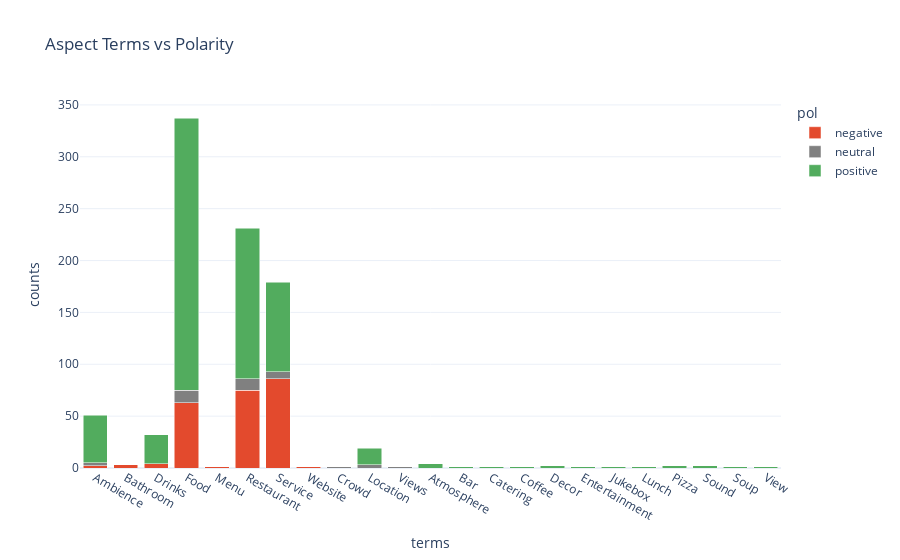

The notebook cell saved with this chart:
### Code cell
fig = px.bar(
    df_terms,
    x="terms",
    y="counts",
    color="pol",
    barmode="stack",
    color_discrete_map={
        "positive": "#52AC5E",
        "negative": "#e34a2d",
        "neutral": "gray",
    },
    title="Aspect Terms vs Polarity",
    template="plotly_white",
)

fig.show()

### Figure 1 — Plotly figure (JSON) as saved in the notebook; plotly's stock layout.template omitted (floating-point values rounded to 4 significant figures)
{"data": [{"alignmentgroup": "True", "hovertemplate": "pol=negative<br>terms=%{x}<br>counts=%{y}<extra></extra>", "legendgroup": "negative", "marker": {"color": "#e34a2d", "pattern": {"shape": ""}}, "name": "negative", "offsetgroup": "negative", "orientation": "v", "showlegend": true, "textposition": "auto", "type": "bar", "x": ["Ambience", "Bathroom", "Drinks", "Food", "Menu", "Restaurant", "Service", "Website"], "xaxis": "x", "y": [2, 3, 4, 63, 1, 75, 86, 1], "yaxis": "y"}, {"alignmentgroup": "True", "hovertemplate": "pol=neutral<br>terms=%{x}<br>counts=%{y}<extra></extra>", "legendgroup": "neutral", "marker": {"color": "gray", "pattern": {"shape": ""}}, "name": "neutral", "offsetgroup": "neutral", "orientation": "v", "showlegend": true, "textposition": "auto", "type": "bar", "x": ["Ambience", "Crowd", "Food", "Location", "Restaurant", "Service", "Views"], "xaxis": "x", "y": [3, 1, 12, 3, 11, 7, 1], "yaxis": "y"}, {"alignmentgroup": "True", "hovertemplate": "pol=positive<br>terms=%{x}<br>counts=%{y}<extra></extra>", "legendgroup": "positive", "marker": {"color": "#52AC5E", "pattern": {"shape": ""}}, "name": "positive", "offsetgroup": "positive", "orientation": "v", "showlegend": true, "textposition": "auto", "type": "bar", "x": ["Ambience", "Atmosphere", "Bar", "Catering", "Coffee", "Decor", "Drinks", "Entertainment", "Food", "Jukebox", "Location", "Lunch", "Pizza", "Restaurant", "Service", "Sound", "Soup", "View"], "xaxis": "x", "y": [46, 4, 1, 1, 1, 2, 28, 1, 262, 1, 16, 1, 2, 145, 86, 2, 1, 1], "yaxis": "y"}], "layout": {"barmode": "stack", "legend": {"title": {"text": "pol"}, "tracegroupgap": 0}, "title": {"text": "Aspect Terms vs Polarity"}, "xaxis": {"anchor": "y", "domain": [0, 1], "title": {"text": "terms"}}, "yaxis": {"anchor": "x", "domain": [0, 1], "title": {"text": "counts"}}}}
